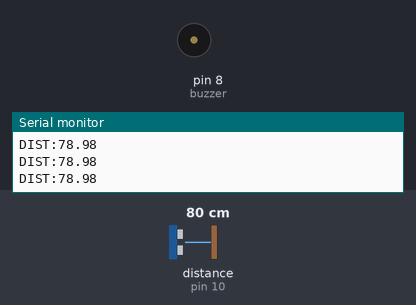
Bench run of a sketch on a simulated Arduino Uno, built with avr-gcc and run on an emulated ATmega328P. Shown: buzzer (waves = sounding, pin HIGH), the last lines printed to the serial monitor. Wiring (inferred from the names in the program): ultrasonic range finder: trigger pin 9; echo pin 10. The test bench sets the inputs (shaded band); at power-on: distance to the obstacle (sensor on pin 10) 80 cm. The echo pulse lasts 58.3 µs per cm; pins used as bus, display or sensor lines are not drawn.

Above: at 1.2 s.
1.3 s: distance to the obstacle (sensor on pin 10) set to 23 cm
2.8 s: distance to the obstacle (sensor on pin 10) set to 18 cm
At 3.7 s:
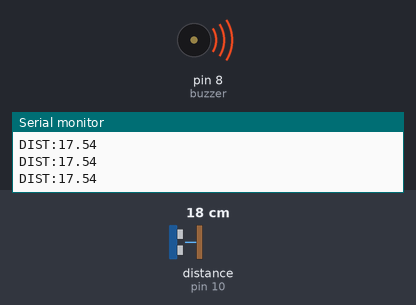
4.3 s: distance to the obstacle (sensor on pin 10) set to 35 cm
At 5.6 s:
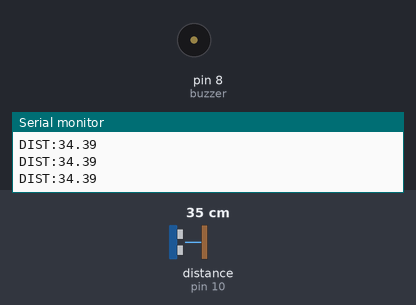
5.9 s: distance to the obstacle (sensor on pin 10) set to 2 cm
At 6.4 s:
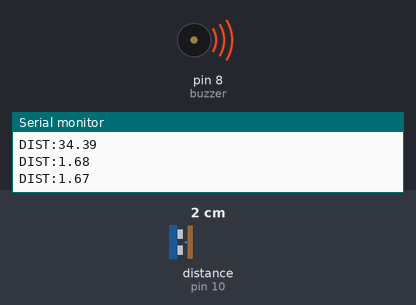
Timing chart, 0 to 8.5 s (numbered marks = the images above; inputs shaded):
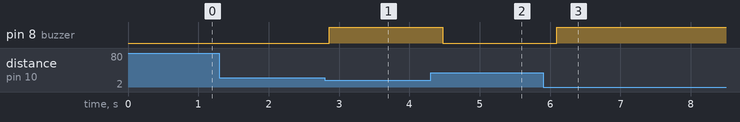

Measured:
- the behaviour switches between 21 and 20 cm on distance to the obstacle (sensor on pin 10) (found by bisection; images 0 and 1)
- after the input at 2.8 s, pin 8 (buzzer): LOW → HIGH after 0.06 s
- after the input at 4.3 s, pin 8 (buzzer): HIGH → LOW after 0.17 s
- after the input at 5.9 s, pin 8 (buzzer): LOW → HIGH after 0.20 s

The sketch:

sketch_apr24a.ino
```cpp
#define trigPin 9
#define echoPin 10
#define buzzer 8

long duracao;
float distancia;

void setup() {
  pinMode(trigPin, OUTPUT);
  pinMode(echoPin, INPUT);
  pinMode(buzzer, OUTPUT);
  Serial.begin(9600);
}

void loop() {
  // Envia pulso
  digitalWrite(trigPin, LOW);
  delayMicroseconds(2);
  digitalWrite(trigPin, HIGH);
  delayMicroseconds(10);
  digitalWrite(trigPin, LOW);

  // Lê o retorno
  duracao = pulseIn(echoPin, HIGH);
  distancia = duracao * 0.034 / 2;

  // Envia no formato esperado pelo site
  Serial.print("DIST:");
  Serial.println(distancia);

  // Se algo estiver perto, apita
  if (distancia < 20) {
    digitalWrite(buzzer, HIGH);
  } else {
    digitalWrite(buzzer, LOW);
  }

  delay(200);
}
```
